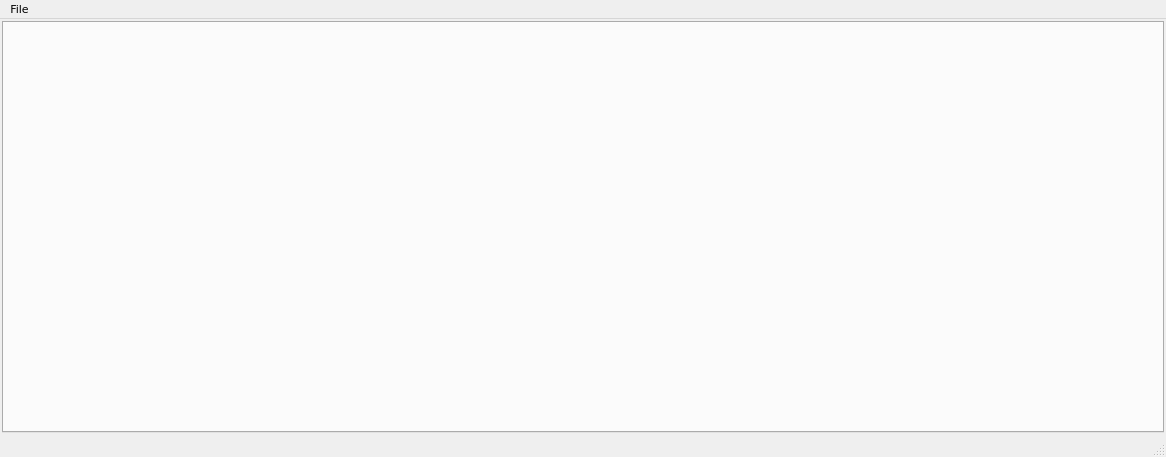
<?xml version="1.0" encoding="UTF-8"?>
<ui version="4.0">
 <class>MainWindow</class>
 <widget class="QMainWindow" name="MainWindow">
  <property name="geometry">
   <rect>
    <x>0</x>
    <y>0</y>
    <width>1166</width>
    <height>457</height>
   </rect>
  </property>
  <property name="font">
   <font>
    <family>DejaVu Sans</family>
    <pointsize>8</pointsize>
   </font>
  </property>
  <property name="windowTitle">
   <string>Sherlog</string>
  </property>
  <widget class="QWidget" name="centralWidget">
   <property name="sizePolicy">
    <sizepolicy hsizetype="Expanding" vsizetype="Expanding">
     <horstretch>0</horstretch>
     <verstretch>0</verstretch>
    </sizepolicy>
   </property>
   <layout class="QVBoxLayout" name="verticalLayout">
    <property name="spacing">
     <number>2</number>
    </property>
    <property name="leftMargin">
     <number>2</number>
    </property>
    <property name="topMargin">
     <number>2</number>
    </property>
    <property name="rightMargin">
     <number>2</number>
    </property>
    <property name="bottomMargin">
     <number>2</number>
    </property>
    <item>
     <widget class="QTabWidget" name="tabWidget">
      <property name="tabsClosable">
       <bool>true</bool>
      </property>
     </widget>
    </item>
   </layout>
  </widget>
  <widget class="QMenuBar" name="menuBar">
   <property name="geometry">
    <rect>
     <x>0</x>
     <y>0</y>
     <width>1166</width>
     <height>19</height>
    </rect>
   </property>
   <widget class="QMenu" name="menuFile">
    <property name="title">
     <string>File</string>
    </property>
    <addaction name="actionOpen"/>
   </widget>
   <addaction name="menuFile"/>
  </widget>
  <widget class="QStatusBar" name="statusBar"/>
  <action name="actionOpen">
   <property name="text">
    <string>Open</string>
   </property>
  </action>
 </widget>
 <layoutdefault spacing="6" margin="11"/>
 <resources/>
 <connections/>
</ui>
